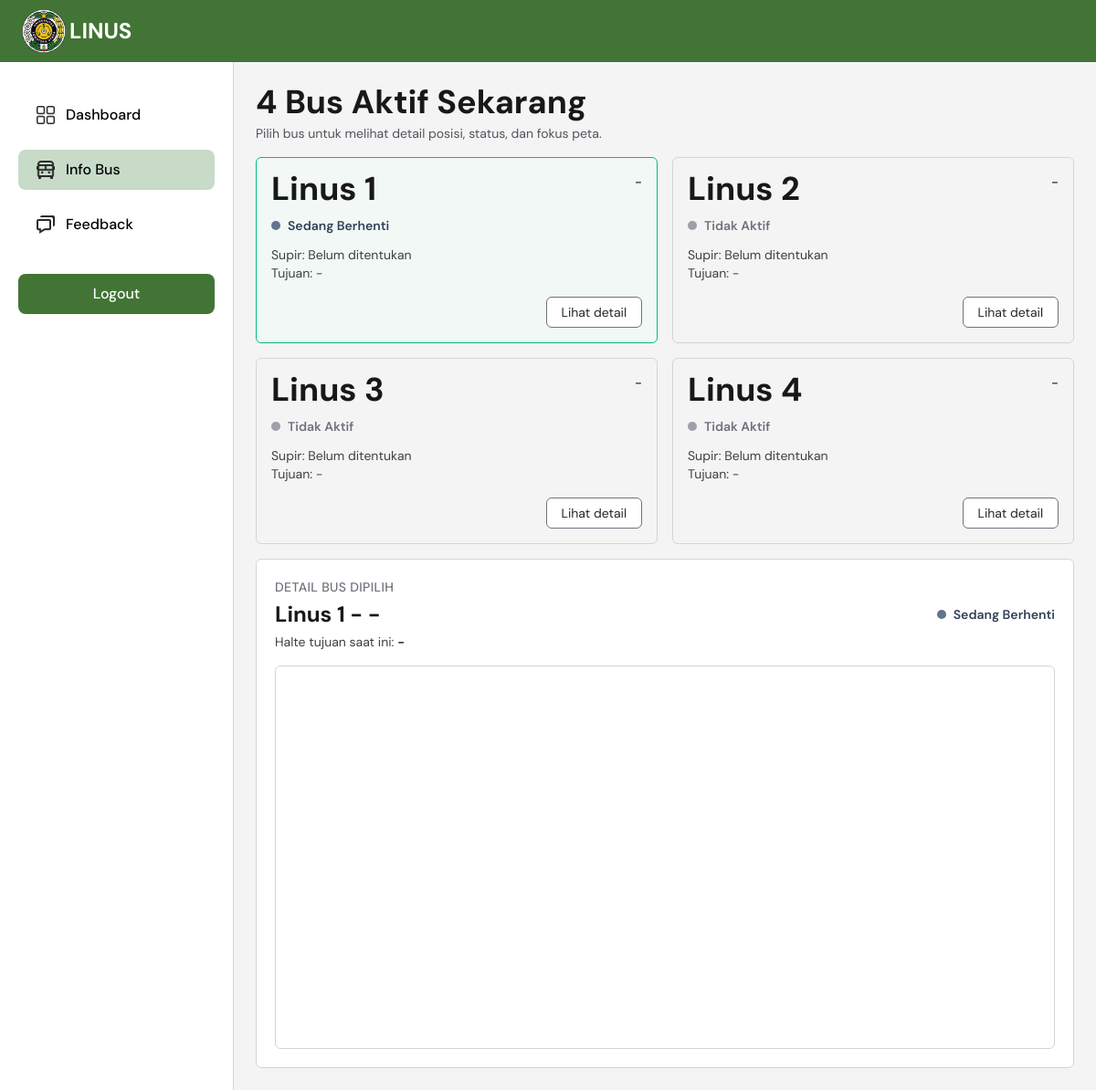
Page /bus-info?page=info_bus&bus_id=5 (signed in) on the committed database.
### tables this page shows
CREATE TABLE `bus` (
  `id_bus` int NOT NULL,
  `nama_bus` varchar(20) NOT NULL
);

### logic/bus_service.php (called while the page is built, shortened)
<?php
if (!function_exists('bus_compute_status')) {
    function bus_compute_status(?string $recordedAt): array
    {
        if (!$recordedAt) {
            return [
                'status_key' => 'tidak_aktif',
                'status_label' => 'Tidak Aktif',
                'last_seen_sec' => null,
            ];
        }
        $now = new DateTimeImmutable('now');
        $recorded = new DateTimeImmutable($recordedAt);
        $diffSeconds = abs($now->getTimestamp() - $recorded->getTimestamp());
        return [
            'status_key' => 'sedang_berhenti',
            'status_label' => 'Sedang Berhenti',
            'last_seen_sec' => $diffSeconds,
        ];
    }
}
if (!function_exists('bus_get_conn')) {
    function bus_get_conn(): mysqli
    {
        $conn = $GLOBALS['conn'] ?? null;
        return $conn;
    }
}
if (!function_exists('bus_fetch_all')) {
    function bus_fetch_all(mysqli $conn): array
    {
        $sql = '
            SELECT
                b.id_bus,
                b.nama_bus,
                NULL AS plat,
                s.nama_supir,
                o.lokasi AS tujuan,
                bl.lat,
                bl.lng,
                bl.recorded_at
            FROM bus b
            LEFT JOIN (
                SELECT o1.*
                FROM operasional o1
                INNER JOIN (
                    SELECT id_bus, MAX(id_operasional) AS max_id
                    FROM operasional
                    GROUP BY id_bus
                ) o2 ON o1.id_bus = o2.id_bus AND o1.id_operasional = o2.max_id
            ) o ON o.id_bus = b.id_bus
            LEFT JOIN supir s ON s.id_supir = o.id_supir
            LEFT JOIN bus_location bl ON bl.id_bus = b.id_bus
            ORDER BY b.id_bus ASC
        ';
        $result = mysqli_query($conn, $sql);
        $buses = [];
        while ($row = mysqli_fetch_assoc($result)) {
            $status = bus_compute_status($row['recorded_at'] ?? null);
            $lat = $row['lat'] !== null ? (float) $row['lat'] : null;
            $lng = $row['lng'] !== null ? (float) $row['lng'] : null;
            $buses[] = [
                'id' => (int) $row['id_bus'],
                'label' => $row['nama_bus'] ?: 'Bus Linus',
                'plat' => $row['plat'] ?? '',
                'supir' => $row['nama_supir'] ?: 'Belum ditentukan',
                'tujuan' => $row['tujuan'] ?: '-',
                'status_key' => $status['status_key'],
                'status_label' => $status['status_label'],
                'last_seen_sec' => $status['last_seen_sec'],
                'location' => ($lat !== null && $lng !== null) ? [
                    'lat' => $lat,
                    'lng' => $lng,
                ] : null,
                'recorded_at' => $row['recorded_at'],
            ];
        }
        return $buses;
    }
}

### components/info_bus.php (the view, shortened to what this page needs)
<?php
require_once __DIR__ . '/../logic/bus_service.php';
$busList = bus_fetch_all(bus_get_conn());
$statusStyles = [
	'sedang_berjalan' => 'text-emerald-700',
	'menuju_halte' => 'text-amber-700',
	'sedang_berhenti' => 'text-slate-700',
	'tidak_aktif' => 'text-zinc-500',
];
$statusDotStyles = [
	'sedang_berjalan' => 'bg-emerald-600',
	'menuju_halte' => 'bg-amber-500',
	'sedang_berhenti' => 'bg-slate-500',
	'tidak_aktif' => 'bg-zinc-400',
];
$selectedBusId = isset($_GET['bus_id']) ? (int) $_GET['bus_id'] : 0;
$selectedBus = null;
foreach ($busList as $bus) {
	if ($bus['id'] === $selectedBusId) {
		$selectedBus = $bus;
		break;
	}
}
$totalBus = count($busList);
$busAktif = $totalBus;
?>
<section class="w-full min-h-full bg-zinc-100 p-4 md:p-6">
	<div class="mx-auto max-w-6xl space-y-4">
		<header>
			<h1 class="text-3xl font-bold text-zinc-900 md:text-4xl"><?= $busAktif ?> Bus Aktif Sekarang</h1>
			<p class="mt-1 text-sm text-zinc-600">Pilih bus untuk melihat detail posisi, status, dan fokus peta.</p>
		</header>
		<div class="grid grid-cols-[repeat(auto-fit,minmax(320px,1fr))] gap-4">
			<?php foreach ($busList as $index => $bus): ?>
				<?php
				$isSelected = ($selectedBusId > 0 && $selectedBusId === $bus['id']);
				$statusClass = $statusStyles[$bus['status_key']] ?? 'text-zinc-700';
				$statusDotClass = $statusDotStyles[$bus['status_key']] ?? 'bg-zinc-500';
				$detailUrl = '?page=info_bus&bus_id=' . urlencode((string) $bus['id']);
				$busLabel = $bus['label'] ?: ('Bus ' . ($index + 1));
				$busPlat = $bus['plat'] ?: '-';
				?>
				<article class="flex min-h-44 flex-col justify-between rounded-md border p-4 transition <?= $isSelected ? 'border-emerald-500 bg-emerald-50/40' : 'border-zinc-300 bg-zinc-100' ?>">
					<div>
						<div class="flex items-start justify-between gap-4">
							<h2 class="text-3xl font-bold leading-none text-zinc-900 md:text-4xl"><?= htmlspecialchars($busLabel, ENT_QUOTES, 'UTF-8') ?></h2>
							<p class="text-sm font-semibold text-zinc-700"><?= htmlspecialchars($busPlat, ENT_QUOTES, 'UTF-8') ?></p>
						</div>
						<div class="mt-3 flex items-center gap-2 text-sm font-semibold <?= $statusClass ?>">
							<span class="h-2.5 w-2.5 rounded-full <?= $statusDotClass ?>"></span>
							<span><?= htmlspecialchars($bus['status_label'], ENT_QUOTES, 'UTF-8') ?></span>
						</div>
						<p class="mt-3 text-sm text-zinc-700">Supir: <?= htmlspecialchars($bus['supir'], ENT_QUOTES, 'UTF-8') ?></p>
						<p class="text-sm text-zinc-700">Tujuan: <?= htmlspecialchars($bus['tujuan'], ENT_QUOTES, 'UTF-8') ?></p>
					</div>
					<div class="mt-4 flex justify-end">
						<a
							href="<?= $detailUrl ?>"
							class="inline-flex items-center rounded-md border border-zinc-500 bg-white px-4 py-1.5 text-sm text-zinc-800 transition hover:bg-zinc-50">
							Lihat detail
						</a>
					</div>
				</article>
			<?php endforeach; ?>
		</div>
		<?php if ($selectedBus !== null): ?>
			<?php
			$selectedStatusClass = $statusStyles[$selectedBus['status_key']] ?? 'text-zinc-700';
			$selectedStatusDotClass = $statusDotStyles[$selectedBus['status_key']] ?? 'bg-zinc-500';
			$mapUrl = 'components/map.html?mode=detail&bus_id=' . urlencode((string) $selectedBus['id']);
			$selectedLabel = $selectedBus['label'] ?: 'Bus Linus';
			$selectedPlat = $selectedBus['plat'] ?: '-';
			?>
			<section class="rounded-md border border-zinc-300 bg-white p-5">
				<div class="flex flex-col gap-3 md:flex-row md:items-center md:justify-between">
					<div>
						<p class="text-sm font-medium uppercase tracking-wide text-zinc-500">Detail Bus Dipilih</p>
						<h3 class="mt-1 text-xl font-bold text-zinc-900 md:text-2xl">
							<?= htmlspecialchars($selectedLabel, ENT_QUOTES, 'UTF-8') ?> - <?= htmlspecialchars($selectedPlat, ENT_QUOTES, 'UTF-8') ?>
						</h3>
						<p class="mt-1 text-sm text-zinc-700">
							Halte tujuan saat ini: <span class="font-semibold text-zinc-900"><?= htmlspecialchars($selectedBus['tujuan'], ENT_QUOTES, 'UTF-8') ?></span>
						</p>
					</div>
					<div class="flex items-center gap-2 text-sm font-semibold <?= $selectedStatusClass ?>">
						<span class="h-2.5 w-2.5 rounded-full <?= $selectedStatusDotClass ?>"></span>
						<span><?= htmlspecialchars($selectedBus['status_label'], ENT_QUOTES, 'UTF-8') ?></span>
					</div>
				</div>
				<div class="mt-4 h-85 overflow-hidden rounded-md border border-zinc-300 md:h-105">
					<iframe src="<?= $mapUrl ?>" title="Map Detail Bus" class="h-full w-full"></iframe>
				</div>
			</section>
		<?php endif; ?>
	</div>
</section>

### index.php (style rules this page uses)
body { font-family: 'DM Sans', sans-serif; }

### rows in the picture
bus: nama_bus "Linus 1", busPlat "-", status_label "Sedang Berhenti", supir "Belum ditentukan", tujuan "-"
bus: nama_bus "Linus 2", busPlat "-", status_label "Tidak Aktif", supir "Belum ditentukan", tujuan "-"
bus: nama_bus "Linus 3", busPlat "-", status_label "Tidak Aktif", supir "Belum ditentukan", tujuan "-"
bus: nama_bus "Linus 4", busPlat "-", status_label "Tidak Aktif", supir "Belum ditentukan", tujuan "-"

### other values in the picture
$item['name'] "Dashboard"
$item['name'] "Info Bus"
$item['name'] "Feedback"
$busAktif "4"
$selectedPlat "-"
$selectedBus['tujuan'] "-"
$selectedBus['status_label'] "Sedang Berhenti"
